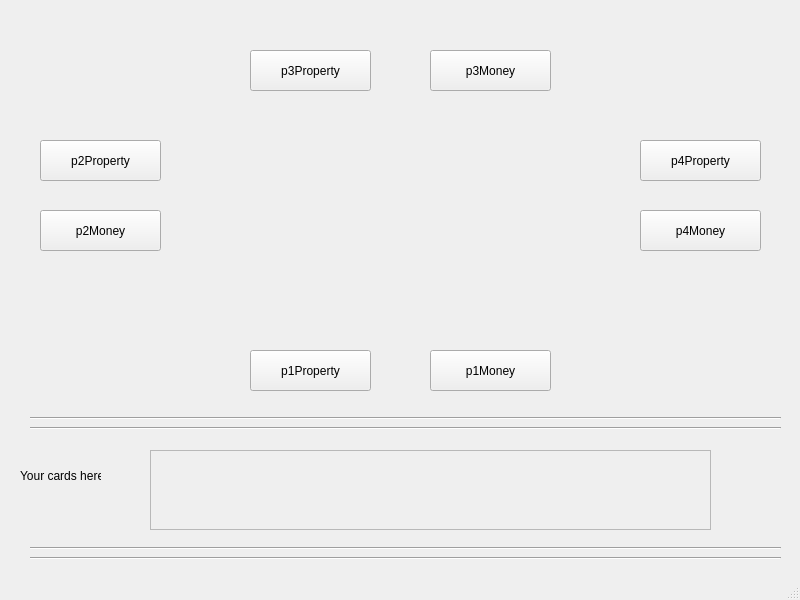
<?xml version="1.0" encoding="UTF-8"?>
<ui version="4.0">
 <class>MainWindow</class>
 <widget class="QMainWindow" name="MainWindow">
  <property name="geometry">
   <rect>
    <x>0</x>
    <y>0</y>
    <width>800</width>
    <height>600</height>
   </rect>
  </property>
  <property name="windowTitle">
   <string>MainWindow</string>
  </property>
  <widget class="QWidget" name="centralwidget">
   <widget class="QFrame" name="frame">
    <property name="geometry">
     <rect>
      <x>150</x>
      <y>450</y>
      <width>561</width>
      <height>80</height>
     </rect>
    </property>
    <property name="frameShape">
     <enum>QFrame::StyledPanel</enum>
    </property>
    <property name="frameShadow">
     <enum>QFrame::Raised</enum>
    </property>
   </widget>
   <widget class="QPushButton" name="p1Property">
    <property name="geometry">
     <rect>
      <x>250</x>
      <y>350</y>
      <width>121</width>
      <height>41</height>
     </rect>
    </property>
    <property name="text">
     <string>p1Property</string>
    </property>
   </widget>
   <widget class="QPushButton" name="p1Money">
    <property name="geometry">
     <rect>
      <x>430</x>
      <y>350</y>
      <width>121</width>
      <height>41</height>
     </rect>
    </property>
    <property name="text">
     <string>p1Money</string>
    </property>
   </widget>
   <widget class="QPushButton" name="p3Property">
    <property name="geometry">
     <rect>
      <x>250</x>
      <y>50</y>
      <width>121</width>
      <height>41</height>
     </rect>
    </property>
    <property name="text">
     <string>p3Property</string>
    </property>
   </widget>
   <widget class="QPushButton" name="p3Money">
    <property name="geometry">
     <rect>
      <x>430</x>
      <y>50</y>
      <width>121</width>
      <height>41</height>
     </rect>
    </property>
    <property name="text">
     <string>p3Money</string>
    </property>
   </widget>
   <widget class="QPushButton" name="p2Money">
    <property name="geometry">
     <rect>
      <x>40</x>
      <y>210</y>
      <width>121</width>
      <height>41</height>
     </rect>
    </property>
    <property name="text">
     <string>p2Money</string>
    </property>
   </widget>
   <widget class="QPushButton" name="p2Property">
    <property name="geometry">
     <rect>
      <x>40</x>
      <y>140</y>
      <width>121</width>
      <height>41</height>
     </rect>
    </property>
    <property name="text">
     <string>p2Property</string>
    </property>
   </widget>
   <widget class="QPushButton" name="p4Property">
    <property name="geometry">
     <rect>
      <x>640</x>
      <y>140</y>
      <width>121</width>
      <height>41</height>
     </rect>
    </property>
    <property name="text">
     <string>p4Property</string>
    </property>
   </widget>
   <widget class="QPushButton" name="p4Money">
    <property name="geometry">
     <rect>
      <x>640</x>
      <y>210</y>
      <width>121</width>
      <height>41</height>
     </rect>
    </property>
    <property name="text">
     <string>p4Money</string>
    </property>
   </widget>
   <widget class="QLabel" name="label">
    <property name="geometry">
     <rect>
      <x>20</x>
      <y>450</y>
      <width>81</width>
      <height>51</height>
     </rect>
    </property>
    <property name="text">
     <string>Your cards here</string>
    </property>
   </widget>
   <widget class="Line" name="line">
    <property name="geometry">
     <rect>
      <x>30</x>
      <y>410</y>
      <width>751</width>
      <height>16</height>
     </rect>
    </property>
    <property name="orientation">
     <enum>Qt::Horizontal</enum>
    </property>
   </widget>
   <widget class="Line" name="line_2">
    <property name="geometry">
     <rect>
      <x>30</x>
      <y>420</y>
      <width>751</width>
      <height>16</height>
     </rect>
    </property>
    <property name="orientation">
     <enum>Qt::Horizontal</enum>
    </property>
   </widget>
   <widget class="Line" name="line_3">
    <property name="geometry">
     <rect>
      <x>30</x>
      <y>550</y>
      <width>751</width>
      <height>16</height>
     </rect>
    </property>
    <property name="orientation">
     <enum>Qt::Horizontal</enum>
    </property>
   </widget>
   <widget class="Line" name="line_4">
    <property name="geometry">
     <rect>
      <x>30</x>
      <y>540</y>
      <width>751</width>
      <height>16</height>
     </rect>
    </property>
    <property name="orientation">
     <enum>Qt::Horizontal</enum>
    </property>
   </widget>
  </widget>
  <widget class="QMenuBar" name="menubar">
   <property name="geometry">
    <rect>
     <x>0</x>
     <y>0</y>
     <width>800</width>
     <height>21</height>
    </rect>
   </property>
  </widget>
  <widget class="QStatusBar" name="statusbar"/>
 </widget>
 <resources/>
 <connections/>
</ui>
